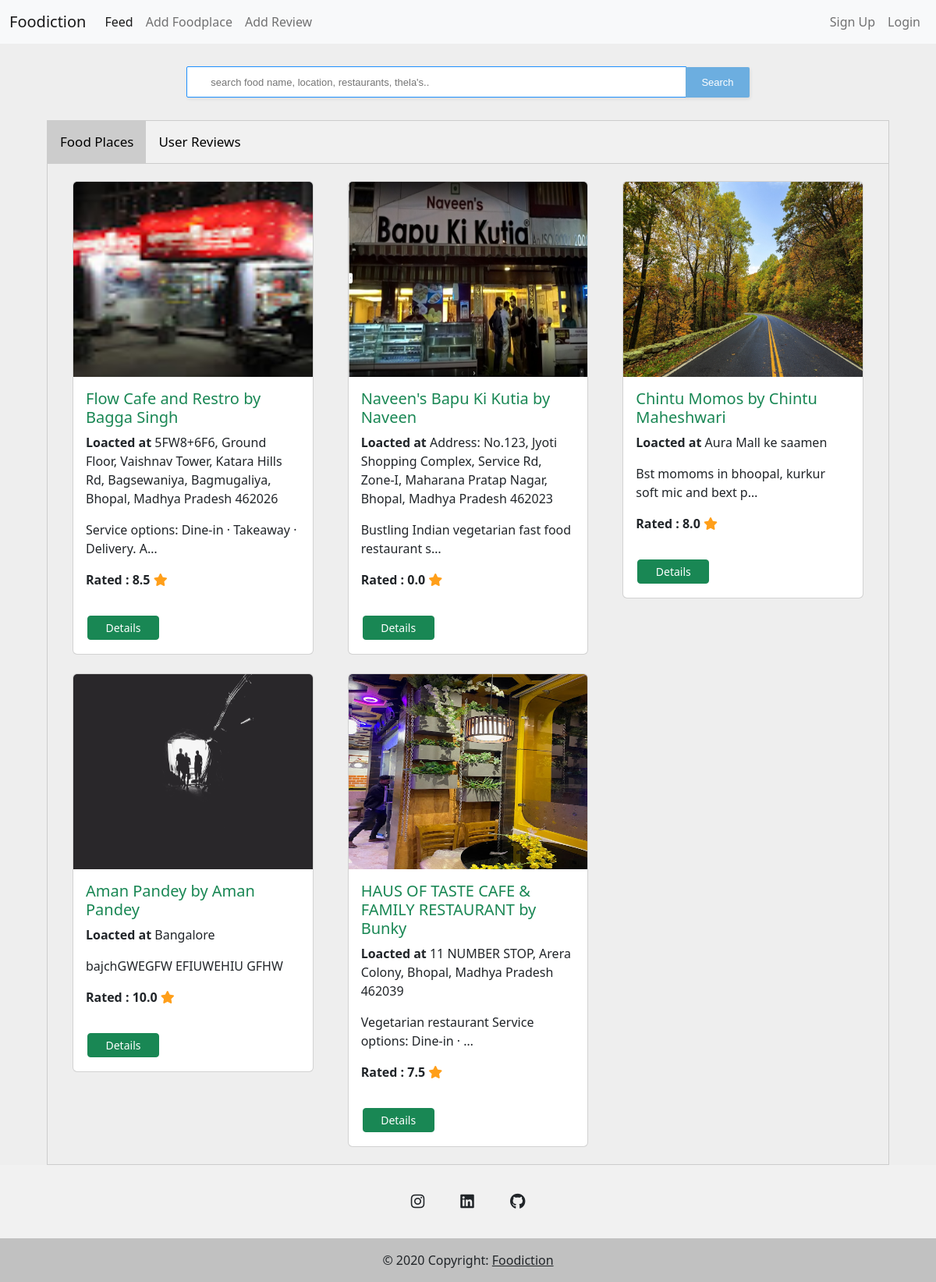
The page / on the database its author committed.
### food_app/models.py (models this page shows)
class FoodPlace(models.Model):
    user = models.CharField(max_length=150)
    foodplace_uuid = models.UUIDField(default=uuid.uuid4, help_text="UNIQUE ID FOR THE BATCH",
                                editable=False)
    name = models.CharField(max_length=150)
    owner_name = models.CharField(max_length=150)
    thumbnail = models.ImageField(upload_to="files/thumbnail")
    location = models.CharField(max_length=500)
    maps_location_link = models.CharField(max_length=500)
    description = models.CharField(max_length=500)
    rating = models.FloatField(default=1)
    active = models.BooleanField(default=True)
    spam = models.BooleanField(default=False)
    zomato_link = models.CharField(max_length=500)

### food_app/views.py (the view)
# urls.py: path("", views.home, name='home'),
def home(request):
    foodplaces = FoodPlace.objects.filter(active=True)
    user_reviews = UserReview.objects.all()
    context = {
        'foodplaces': foodplaces,
        'user_reviews': user_reviews
    }
    return render(request, "index.html", context)

### templates/index.html (shortened to what this page needs)
{% extends "base.html" %}
{% block content %}
<div class="tab">
    <button class="tablinks" id="defaultOpen" onclick="openCity(event, 'London')">Food Places</button>
    <button class="tablinks" onclick="openCity(event, 'Paris')">User Reviews</button>
</div>
<div class="tabcontent" id="London">
    <div class="row row-cols-1 row-cols-md-3 g-4">
        {% for foodplace in foodplaces %}
        <div class="col">
            <div class="card" style="">
                <img alt="..." class="card-img-top" src="{{ foodplace.thumbnail.url }}"
                     style="width:100%; height: 250px;">
                <div class="card-body">
                    <h5 class="card-title text-success">{{ foodplace.name }} by {{ foodplace.owner_name }}</h5>
                    <p class="card-text"><b>Loacted at </b>{{ foodplace.location }}</p>
                    <p class="card-text">{{ foodplace.description | truncatechars:50 }}</p>
                    <b>Rated : {{ foodplace.rating }} <span class="fa fa-star checked"></span></b>
                </div>
                <a class="btn btn-success btn-sm" href="{% url 'details-foodplace' foodplace.foodplace_uuid %}"
                   style="width: 30%;margin: 18px;">Details</a>
            </div>
        </div>
        {% endfor %}
    </div>
</div>
{% endblock %}

### templates/base.html (shortened to what this page needs)
<html lang="en">
<head>
    {% load static %}
    <link href="{% static 'css/base.css' %}" rel="stylesheet" type="text/css"/>
    <link href="https://cdn.jsdelivr.net/npm/bootstrap@5.2.0-beta1/dist/css/bootstrap.min.css"
 rel="stylesheet">
    <link href="https://maxcdn.bootstrapcdn.com/font-awesome/4.7.0/css/font-awesome.min.css" rel="stylesheet">
    <link href="https://cdnjs.cloudflare.com/ajax/libs/font-awesome/6.1.1/css/all.min.css"
 rel="stylesheet"/>
</head>
<body style="background-color: #eee;">
<nav class="navbar navbar-expand-lg bg-light">
    <div class="container-fluid">
        <a class="navbar-brand" href="#">Foodiction</a>
        <div class="collapse navbar-collapse" id="navbarSupportedContent">
            <ul class="navbar-nav me-auto mb-2 mb-lg-0">
                <li class="nav-item">
                    <a aria-current="page" class="nav-link active" href="{% url 'home' %}">Feed</a>
                </li>
                <li class="nav-item">
                    <a class="nav-link" href="{% url 'add-foodplace' %}">Add Foodplace</a>
                </li>
                <li class="nav-item">
                    <a class="nav-link" href="{% url 'add-review' %}">Add Review</a>
                </li>
            </ul>
            <form class="d-flex" role="search">
                <ul class="navbar-nav me-auto mb-2 mb-lg-0">
                    {% if user.is_authenticated %}
                    <li class="nav-item">
                        <a class="nav-link" href="{% url 'myprofile' user.username %}">{{ user }} : My Profile</a>
                    </li>
                    <li class="nav-item">
                        <a class="nav-link" href="{% url 'logout' %}">Logout</a>
                    </li>
                    {% else %}
                    <li class="nav-item">
                        <a class="nav-link" href="{% url 'signup' %}">Sign Up</a>
                    </li>
                    <li class="nav-item">
                        <a class="nav-link" href="{% url 'login' %}">Login</a>
                    </li>
                    {% endif %}
                </ul>
            </form>
        </div>
    </div>
</nav>
<div class="search-container">
    <form action="{% url 'search' %}" class="form-search">
        <input name="q" placeholder="search food name, location, restaurants, thela's.." type="text">
        <button class="submit" type="submit">Search</button>
    </form>
</div>
<div class="main">
    {% block content %}
    {% endblock %}
</div>
<footer class="text-center text-white" style="background-color: #f1f1f1;">
    <div class="container pt-4">
        <section class="mb-4">
            <a
                    class="btn btn-link btn-floating btn-lg text-dark m-1"
                    data-mdb-ripple-color="dark"
                    href="#!"
                    role="button"
            ><i class="fab fa-instagram"></i
            ></a>
            <a
                    class="btn btn-link btn-floating btn-lg text-dark m-1"
                    data-mdb-ripple-color="dark"
                    href="#!"
                    role="button"
            ><i class="fab fa-linkedin"></i
            ></a>
            <a
                    class="btn btn-link btn-floating btn-lg text-dark m-1"
                    data-mdb-ripple-color="dark"
                    href="#!"
                    role="button"
            ><i class="fab fa-github"></i
            ></a>
        </section>
    </div>
    <div class="text-center text-dark p-3" style="background-color: rgba(0, 0, 0, 0.2);">
        © 2020 Copyright:
        <a class="text-dark" href="{% url 'home' %}">Foodiction</a>
    </div>
</footer>
</body>
</html>

### static/css/base.css (style rules this page uses)
*, *::after, *::before { box-sizing: border-box; padding: 0; margin: 0; }
.search-container { width: 100%; margin: 0 auto; padding: 7px; margin-top: 22px; }
.form-search { margin: 0 auto; text-align: center; font: bold 13px sans-serif; max-width: 90%; position: relative; }
.form-search input { width: 60%; box-sizing: border-box; border-bottom-left-radius: 2px; border-top-left-radius: 2px; background-color: #ffffff; box-shadow: 1px 2px 4px 0 rgba(0, 0, 0, 0.08); padding: 12px 12px 11px 30px; border: 1px solid #b6c3cd;; border-right: 0; color:#4E565C; outline: none; -webkit-appearance: none; }
.form-search button { border-bottom-right-radius: 2px; border-top-right-radius: 2px; background-color: #6caee0; box-shadow: 1px 2px 4px 0 rgba(0, 0, 0, 0.08); color: #ffffff; padding: 12px 20px; margin-left: -4px; cursor: pointer; border: none; outline: none; }
.tab { overflow: hidden; border: 1px solid #ccc; background-color: #f1f1f1; width: 90%; margin: 0 auto; margin-top: 22px; }
.tab button { background-color: inherit; float: left; border: none; outline: none; cursor: pointer; padding: 14px 16px; transition: 0.3s; font-size: 17px; }
.tab button.active { background-color: #ccc; }
.tabcontent { display: none; padding: 22px; border: 1px solid #ccc; border-top: none; width: 90%; margin: 0 auto; }
input, textarea, select { border: 1px solid dodgerblue!important; color: black; }
.card { margin-left: 10px; margin-right: 10px; }
.checked, .price span { color: #ff9f1a; }

### rows shown on the page
FoodPlace: thumbnail (picture), name "Flow Cafe and Restro", owner_name "Bagga Singh", location "5FW8+6F6, Ground Floor, Vaishnav Tower, Katara Hills Rd, Bagsewaniya, Bagmugaliya, Bhopal, Madhya Pradesh 462026", description "Service options: Dine-in · Takeaway · Delivery. A…", rating "8.5"
FoodPlace: thumbnail (picture), name "Naveen's Bapu Ki Kutia", owner_name "Naveen", location "Address: No.123, Jyoti Shopping Complex, Service Rd, Zone-I, Maharana Pratap Nagar, Bhopal, Madhya Pradesh 462023", description "Bustling Indian vegetarian fast food restaurant s…", rating "0.0"
FoodPlace: thumbnail (picture), name "Chintu Momos", owner_name "Chintu Maheshwari", location "Aura Mall ke saamen", description "Bst momoms in bhoopal, kurkur soft mic and bext p…", rating "8.0"
FoodPlace: thumbnail (picture), name "Aman Pandey", owner_name "Aman Pandey", location "Bangalore", description "bajchGWEGFW EFIUWEHIU GFHW", rating "10.0"
FoodPlace: thumbnail (picture), name "HAUS OF TASTE CAFE & FAMILY RESTAURANT", owner_name "Bunky", location "11 NUMBER STOP, Arera Colony, Bhopal, Madhya Pradesh 462039", description "Vegetarian restaurant Service options: Dine-in · …", rating "7.5"
